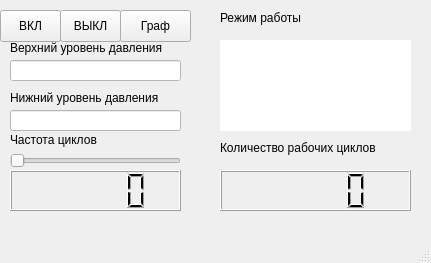
<?xml version="1.0" encoding="UTF-8"?>
<ui version="4.0">
 <class>MainWindow</class>
 <widget class="QMainWindow" name="MainWindow">
  <property name="geometry">
   <rect>
    <x>0</x>
    <y>0</y>
    <width>431</width>
    <height>263</height>
   </rect>
  </property>
  <property name="windowTitle">
   <string>MainWindow</string>
  </property>
  <property name="styleSheet">
   <string notr="true"/>
  </property>
  <widget class="QWidget" name="centralwidget">
   <widget class="QPushButton" name="pushButton">
    <property name="geometry">
     <rect>
      <x>0</x>
      <y>10</y>
      <width>61</width>
      <height>32</height>
     </rect>
    </property>
    <property name="styleSheet">
     <string notr="true"/>
    </property>
    <property name="text">
     <string>ВКЛ</string>
    </property>
   </widget>
   <widget class="QPushButton" name="pushButton_2">
    <property name="geometry">
     <rect>
      <x>60</x>
      <y>10</y>
      <width>61</width>
      <height>32</height>
     </rect>
    </property>
    <property name="styleSheet">
     <string notr="true"/>
    </property>
    <property name="text">
     <string>ВЫКЛ</string>
    </property>
   </widget>
   <widget class="QLineEdit" name="lineEdit">
    <property name="geometry">
     <rect>
      <x>10</x>
      <y>60</y>
      <width>171</width>
      <height>21</height>
     </rect>
    </property>
    <property name="styleSheet">
     <string notr="true">background: rgb(255,255,255)</string>
    </property>
   </widget>
   <widget class="QLineEdit" name="lineEdit_2">
    <property name="geometry">
     <rect>
      <x>10</x>
      <y>110</y>
      <width>171</width>
      <height>21</height>
     </rect>
    </property>
    <property name="styleSheet">
     <string notr="true">background: rgb(255,255,255)</string>
    </property>
   </widget>
   <widget class="QLabel" name="label">
    <property name="geometry">
     <rect>
      <x>10</x>
      <y>40</y>
      <width>171</width>
      <height>16</height>
     </rect>
    </property>
    <property name="text">
     <string>Верхний уровень давления</string>
    </property>
   </widget>
   <widget class="QLabel" name="label_2">
    <property name="geometry">
     <rect>
      <x>10</x>
      <y>90</y>
      <width>171</width>
      <height>16</height>
     </rect>
    </property>
    <property name="text">
     <string>Нижний уровень давления</string>
    </property>
   </widget>
   <widget class="QSlider" name="horizontalSlider">
    <property name="geometry">
     <rect>
      <x>10</x>
      <y>150</y>
      <width>171</width>
      <height>22</height>
     </rect>
    </property>
    <property name="orientation">
     <enum>Qt::Horizontal</enum>
    </property>
   </widget>
   <widget class="QLabel" name="label_3">
    <property name="geometry">
     <rect>
      <x>10</x>
      <y>130</y>
      <width>141</width>
      <height>20</height>
     </rect>
    </property>
    <property name="text">
     <string>Частота циклов</string>
    </property>
   </widget>
   <widget class="QLCDNumber" name="lcdNumber">
    <property name="geometry">
     <rect>
      <x>10</x>
      <y>170</y>
      <width>171</width>
      <height>41</height>
     </rect>
    </property>
   </widget>
   <widget class="QLabel" name="label_4">
    <property name="geometry">
     <rect>
      <x>220</x>
      <y>10</y>
      <width>251</width>
      <height>16</height>
     </rect>
    </property>
    <property name="text">
     <string>Режим работы</string>
    </property>
   </widget>
   <widget class="QLabel" name="label_5">
    <property name="geometry">
     <rect>
      <x>220</x>
      <y>40</y>
      <width>191</width>
      <height>91</height>
     </rect>
    </property>
    <property name="styleSheet">
     <string notr="true">background: rgb(255,255,255)</string>
    </property>
    <property name="text">
     <string/>
    </property>
   </widget>
   <widget class="QPushButton" name="pushButton_3">
    <property name="geometry">
     <rect>
      <x>120</x>
      <y>10</y>
      <width>71</width>
      <height>32</height>
     </rect>
    </property>
    <property name="text">
     <string>Граф</string>
    </property>
   </widget>
   <widget class="QLCDNumber" name="lcdNumber_2">
    <property name="geometry">
     <rect>
      <x>220</x>
      <y>170</y>
      <width>191</width>
      <height>41</height>
     </rect>
    </property>
   </widget>
   <widget class="QLabel" name="label_6">
    <property name="geometry">
     <rect>
      <x>220</x>
      <y>140</y>
      <width>191</width>
      <height>16</height>
     </rect>
    </property>
    <property name="text">
     <string>Количество рабочих циклов</string>
    </property>
   </widget>
  </widget>
  <widget class="QStatusBar" name="statusbar"/>
 </widget>
 <resources/>
 <connections/>
</ui>
